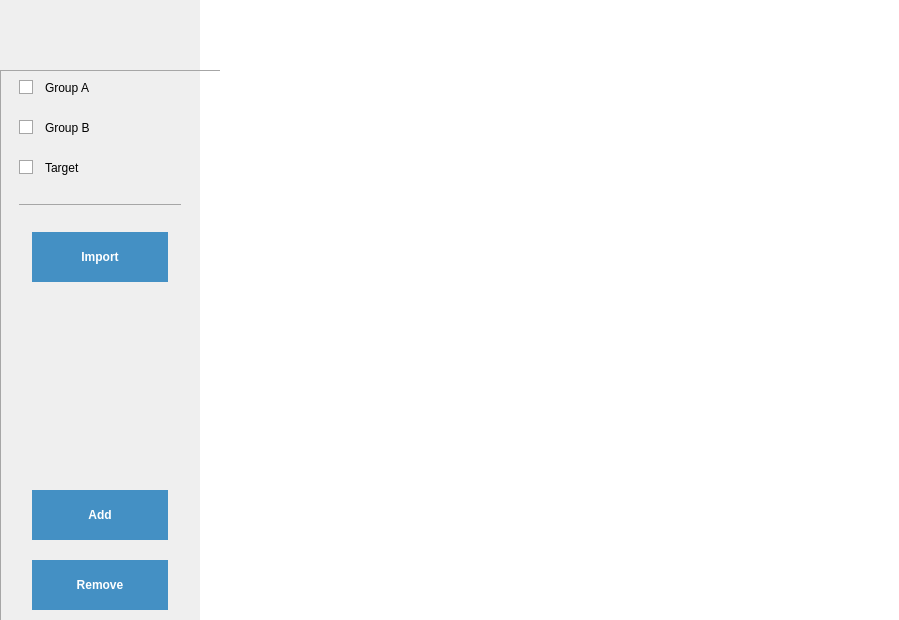
<?xml version="1.0" encoding="UTF-8"?>
<ui version="4.0">
 <class>DatabaseScreen</class>
 <widget class="QWidget" name="DatabaseScreen">
  <property name="geometry">
   <rect>
    <x>0</x>
    <y>0</y>
    <width>899</width>
    <height>620</height>
   </rect>
  </property>
  <property name="windowTitle">
   <string>Form</string>
  </property>
  <property name="styleSheet">
   <string notr="true">QTableView
{
     background-color:transparent;
     font: 18pt &quot;Raleway&quot;;
     font-weight:63;
     padding-right:20px;
}
QTableView::item { 
background-color: #F7F8FC;
}

QTableView::item:alternate { 
background-color:  white;
}
QHeaderView::section
{
   color: balck;
	font: 18pt &quot;Raleway&quot;;
   font-weight:63;
    border:none;
 background-color: transparent;
   border-bottom: 1px solid #a6a6a6;
}
QScrollBar::vertical
{
  background-color: transparent;
  border: none;
  width:16px;
   padding-top:15px;
}
QScrollBar::handle:vertical
{
  background-color: gray;
  border-radius: 3px;
  min-width: 12px;
  min-height: 16px;
  margin:5px;
}
QScrollBar::add-line:vertical
{
  height:0px;
  subcontrol-position: bottom;
}


QScrollBar::sub-line:vertical
{
  height: 0px;
  subcontrol-position: top;
}
QScrollBar::horizontal
{
  background-color: transparent;
  border: none;
  height:16px;
}
QScrollBar::handle:horizontal
{
  background-color: gray;
  border-radius: 3px;
  min-width: 12px;
  min-height: 16px;
  margin:5px;
}
QScrollBar::add-line:horizontal {
height: 0px;
}

QScrollBar::sub-line:horizontal {
height: 0px;
}

QScrollBar::add-page:horizontal, QScrollBar::sub-page:horizontal {
height: 0px;
}
QAbstractScrollArea::corner {
    background: transparent;
}






</string>
  </property>
  <layout class="QHBoxLayout" name="horizontalLayout" stretch="1,6">
   <property name="spacing">
    <number>0</number>
   </property>
   <property name="leftMargin">
    <number>0</number>
   </property>
   <property name="topMargin">
    <number>0</number>
   </property>
   <property name="rightMargin">
    <number>0</number>
   </property>
   <property name="bottomMargin">
    <number>0</number>
   </property>
   <item>
    <widget class="QFrame" name="control_frame_wraper">
     <property name="minimumSize">
      <size>
       <width>200</width>
       <height>0</height>
      </size>
     </property>
     <property name="styleSheet">
      <string notr="true">#control_frame
{
border-width:1px;
border-style:solid;
border-left-color: #a6a6a6;
border-top-color: #a6a6a6;
border-right-color: transparent;
border-bottom-color: transparent;
}
QWidget
{
   
	background-color: transparent;
   color:black;
   border:none;
}
QLabel, QSpinBox, QLineEdit
{
	font: 18pt &quot;Raleway&quot;;
}

 QCheckBox::indicator {
    width: 12px;
    height: 12px;
	background-color: rgb(255, 255, 255);
    border:1px solid #a6a6a6;
}
QRadioButton::indicator
{
      width: 0px;
    height: 0px;
}
QCheckBox::indicator:checked {
   width: 12px;
    height: 12px;
	background-color: black;
    border:1px solid #a6a6a6;
}

QPushButton
{
     QPushButton
	 background-color: #028fc3;
     color:white;
     border:none; 
	 font: 16pt &quot;Raleway&quot;;
    font-weight:500;

}</string>
     </property>
     <property name="frameShape">
      <enum>QFrame::StyledPanel</enum>
     </property>
     <property name="frameShadow">
      <enum>QFrame::Raised</enum>
     </property>
     <layout class="QGridLayout" name="gridLayout_2">
      <property name="leftMargin">
       <number>0</number>
      </property>
      <property name="topMargin">
       <number>70</number>
      </property>
      <property name="rightMargin">
       <number>0</number>
      </property>
      <property name="bottomMargin">
       <number>0</number>
      </property>
      <property name="spacing">
       <number>0</number>
      </property>
      <item row="0" column="0">
       <widget class="QFrame" name="control_frame">
        <property name="styleSheet">
         <string notr="true"/>
        </property>
        <property name="frameShape">
         <enum>QFrame::StyledPanel</enum>
        </property>
        <property name="frameShadow">
         <enum>QFrame::Raised</enum>
        </property>
        <layout class="QVBoxLayout" name="verticalLayout_3">
         <property name="topMargin">
          <number>0</number>
         </property>
         <item>
          <widget class="QFrame" name="frame">
           <property name="styleSheet">
            <string notr="true"/>
           </property>
           <property name="frameShape">
            <enum>QFrame::NoFrame</enum>
           </property>
           <property name="frameShadow">
            <enum>QFrame::Raised</enum>
           </property>
           <layout class="QVBoxLayout" name="verticalLayout">
            <property name="spacing">
             <number>25</number>
            </property>
            <item>
             <layout class="QGridLayout" name="gridLayout_3" columnstretch="0,1">
              <property name="horizontalSpacing">
               <number>0</number>
              </property>
              <item row="0" column="0">
               <widget class="QCheckBox" name="groupa_checkbox">
                <property name="text">
                 <string/>
                </property>
                <property name="checked">
                 <bool>false</bool>
                </property>
               </widget>
              </item>
              <item row="0" column="1">
               <widget class="QRadioButton" name="groupa_radio">
                <property name="text">
                 <string>Group A</string>
                </property>
               </widget>
              </item>
              <item row="1" column="0">
               <widget class="QCheckBox" name="groupb_checkbox">
                <property name="text">
                 <string/>
                </property>
               </widget>
              </item>
              <item row="1" column="1">
               <widget class="QRadioButton" name="groupb_radio">
                <property name="text">
                 <string>Group B</string>
                </property>
               </widget>
              </item>
              <item row="2" column="0">
               <widget class="QCheckBox" name="target_checkbox">
                <property name="text">
                 <string/>
                </property>
               </widget>
              </item>
              <item row="2" column="1">
               <widget class="QRadioButton" name="target_radio">
                <property name="text">
                 <string>Target</string>
                </property>
               </widget>
              </item>
             </layout>
            </item>
            <item>
             <spacer name="verticalSpacer">
              <property name="orientation">
               <enum>Qt::Vertical</enum>
              </property>
              <property name="sizeHint" stdset="0">
               <size>
                <width>20</width>
                <height>4</height>
               </size>
              </property>
             </spacer>
            </item>
            <item>
             <widget class="QFrame" name="line_frame">
              <property name="styleSheet">
               <string notr="true">QFrame
{
border-width:1px;
border-style:solid;
border-left-color: transparent;
border-top-color: #a6a6a6;
border-right-color: transparent;
border-bottom-color: transparent;
}</string>
              </property>
              <property name="frameShape">
               <enum>QFrame::HLine</enum>
              </property>
              <property name="frameShadow">
               <enum>QFrame::Raised</enum>
              </property>
             </widget>
            </item>
            <item>
             <layout class="QHBoxLayout" name="horizontalLayout_2">
              <item>
               <spacer name="horizontalSpacer_6">
                <property name="orientation">
                 <enum>Qt::Horizontal</enum>
                </property>
                <property name="sizeHint" stdset="0">
                 <size>
                  <width>40</width>
                  <height>20</height>
                 </size>
                </property>
               </spacer>
              </item>
              <item>
               <widget class="QPushButton" name="import_btn">
                <property name="sizePolicy">
                 <sizepolicy hsizetype="Preferred" vsizetype="Fixed">
                  <horstretch>0</horstretch>
                  <verstretch>0</verstretch>
                 </sizepolicy>
                </property>
                <property name="minimumSize">
                 <size>
                  <width>136</width>
                  <height>50</height>
                 </size>
                </property>
                <property name="maximumSize">
                 <size>
                  <width>16777215</width>
                  <height>16777215</height>
                 </size>
                </property>
                <property name="styleSheet">
                 <string notr="true">QPushButton
{
	background-color: #4490C4;
   color:white;
   border:none;
}</string>
                </property>
                <property name="text">
                 <string>Import</string>
                </property>
               </widget>
              </item>
              <item>
               <spacer name="horizontalSpacer">
                <property name="orientation">
                 <enum>Qt::Horizontal</enum>
                </property>
                <property name="sizeHint" stdset="0">
                 <size>
                  <width>40</width>
                  <height>20</height>
                 </size>
                </property>
               </spacer>
              </item>
             </layout>
            </item>
           </layout>
          </widget>
         </item>
         <item>
          <spacer name="verticalSpacer_2">
           <property name="orientation">
            <enum>Qt::Vertical</enum>
           </property>
           <property name="sizeHint" stdset="0">
            <size>
             <width>20</width>
             <height>131</height>
            </size>
           </property>
          </spacer>
         </item>
         <item>
          <layout class="QVBoxLayout" name="verticalLayout_2">
           <property name="spacing">
            <number>20</number>
           </property>
           <item>
            <layout class="QHBoxLayout" name="horizontalLayout_3">
             <item>
              <spacer name="horizontalSpacer_4">
               <property name="orientation">
                <enum>Qt::Horizontal</enum>
               </property>
               <property name="sizeHint" stdset="0">
                <size>
                 <width>40</width>
                 <height>20</height>
                </size>
               </property>
              </spacer>
             </item>
             <item>
              <widget class="QPushButton" name="add_btn">
               <property name="sizePolicy">
                <sizepolicy hsizetype="Preferred" vsizetype="Fixed">
                 <horstretch>0</horstretch>
                 <verstretch>0</verstretch>
                </sizepolicy>
               </property>
               <property name="minimumSize">
                <size>
                 <width>136</width>
                 <height>50</height>
                </size>
               </property>
               <property name="maximumSize">
                <size>
                 <width>16777215</width>
                 <height>16777215</height>
                </size>
               </property>
               <property name="styleSheet">
                <string notr="true">QPushButton
{
	background-color: #4490C4;
   color:white;
   border:none;
}</string>
               </property>
               <property name="text">
                <string>Add</string>
               </property>
              </widget>
             </item>
             <item>
              <spacer name="horizontalSpacer_2">
               <property name="orientation">
                <enum>Qt::Horizontal</enum>
               </property>
               <property name="sizeHint" stdset="0">
                <size>
                 <width>40</width>
                 <height>20</height>
                </size>
               </property>
              </spacer>
             </item>
            </layout>
           </item>
           <item>
            <layout class="QHBoxLayout" name="horizontalLayout_4">
             <item>
              <spacer name="horizontalSpacer_5">
               <property name="orientation">
                <enum>Qt::Horizontal</enum>
               </property>
               <property name="sizeHint" stdset="0">
                <size>
                 <width>40</width>
                 <height>20</height>
                </size>
               </property>
              </spacer>
             </item>
             <item>
              <widget class="QPushButton" name="remove_btn">
               <property name="sizePolicy">
                <sizepolicy hsizetype="Preferred" vsizetype="Fixed">
                 <horstretch>0</horstretch>
                 <verstretch>0</verstretch>
                </sizepolicy>
               </property>
               <property name="minimumSize">
                <size>
                 <width>136</width>
                 <height>50</height>
                </size>
               </property>
               <property name="maximumSize">
                <size>
                 <width>16777215</width>
                 <height>16777215</height>
                </size>
               </property>
               <property name="styleSheet">
                <string notr="true">QPushButton
{
	background-color: #4490C4;
   color:white;
   border:none;
}</string>
               </property>
               <property name="text">
                <string>Remove</string>
               </property>
              </widget>
             </item>
             <item>
              <spacer name="horizontalSpacer_3">
               <property name="orientation">
                <enum>Qt::Horizontal</enum>
               </property>
               <property name="sizeHint" stdset="0">
                <size>
                 <width>40</width>
                 <height>20</height>
                </size>
               </property>
              </spacer>
             </item>
            </layout>
           </item>
          </layout>
         </item>
        </layout>
       </widget>
      </item>
     </layout>
    </widget>
   </item>
   <item>
    <widget class="QFrame" name="table_frame">
     <property name="styleSheet">
      <string notr="true">QWidget
{
	background-color: rgb(255, 255, 255);
    border:none;
}
</string>
     </property>
     <property name="frameShape">
      <enum>QFrame::NoFrame</enum>
     </property>
     <property name="frameShadow">
      <enum>QFrame::Raised</enum>
     </property>
     <layout class="QGridLayout" name="gridLayout" columnstretch="0,1">
      <property name="leftMargin">
       <number>0</number>
      </property>
      <property name="topMargin">
       <number>31</number>
      </property>
      <property name="rightMargin">
       <number>0</number>
      </property>
      <property name="bottomMargin">
       <number>0</number>
      </property>
      <property name="spacing">
       <number>0</number>
      </property>
      <item row="0" column="0">
       <widget class="QFrame" name="seprator_frame">
        <property name="minimumSize">
         <size>
          <width>20</width>
          <height>0</height>
         </size>
        </property>
        <property name="maximumSize">
         <size>
          <width>20</width>
          <height>16777215</height>
         </size>
        </property>
        <property name="styleSheet">
         <string notr="true">margin-top:39px;
border-width:1px;
border-style:solid;
border-left-color: transparent;
border-top-color: #a6a6a6;
border-right-color: transparent;
border-bottom-color: transparent;
</string>
        </property>
        <property name="frameShape">
         <enum>QFrame::StyledPanel</enum>
        </property>
        <property name="frameShadow">
         <enum>QFrame::Raised</enum>
        </property>
       </widget>
      </item>
      <item row="0" column="1">
       <widget class="QTableView" name="tableView">
        <property name="styleSheet">
         <string notr="true"/>
        </property>
        <property name="frameShape">
         <enum>QFrame::NoFrame</enum>
        </property>
        <property name="alternatingRowColors">
         <bool>true</bool>
        </property>
        <property name="showGrid">
         <bool>false</bool>
        </property>
        <attribute name="horizontalHeaderVisible">
         <bool>true</bool>
        </attribute>
        <attribute name="verticalHeaderVisible">
         <bool>false</bool>
        </attribute>
       </widget>
      </item>
     </layout>
    </widget>
   </item>
  </layout>
 </widget>
 <resources>
  <include location="../assets/app_resources.qrc"/>
 </resources>
 <connections/>
</ui>
